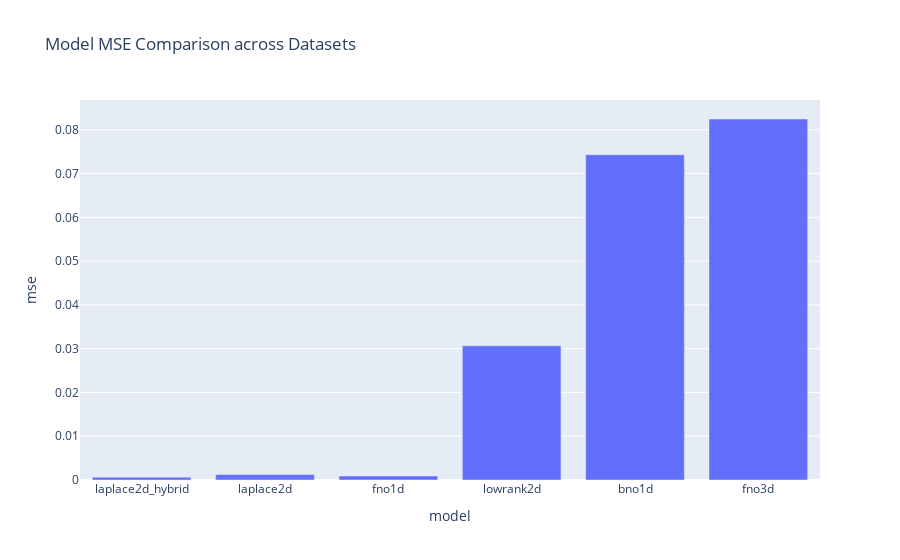

Write notebook code for a chart like this one.
### Code cell
px.bar(df, x='model', y='mse', title='Model MSE Comparison across Datasets')

### Figure 1 — Plotly figure (JSON) as saved in the notebook; plotly's stock layout.template omitted (floating-point values rounded to 4 significant figures)
{"data": [{"hovertemplate": "model=%{x}<br>mse=%{y}<extra></extra>", "legendgroup": "", "marker": {"color": "#636efa", "pattern": {"shape": ""}}, "name": "", "orientation": "v", "showlegend": false, "textposition": "auto", "type": "bar", "x": ["laplace2d_hybrid", "laplace2d", "fno1d", "lowrank2d", "bno1d", "fno3d"], "xaxis": "x", "y": [0.0006414, 0.001273, 0.0009099, 0.03066, 0.0743, 0.08246], "yaxis": "y"}], "layout": {"barmode": "relative", "legend": {"tracegroupgap": 0}, "title": {"text": "Model MSE Comparison across Datasets"}, "xaxis": {"anchor": "y", "domain": [0, 1], "title": {"text": "model"}}, "yaxis": {"anchor": "x", "domain": [0, 1], "title": {"text": "mse"}}}}
